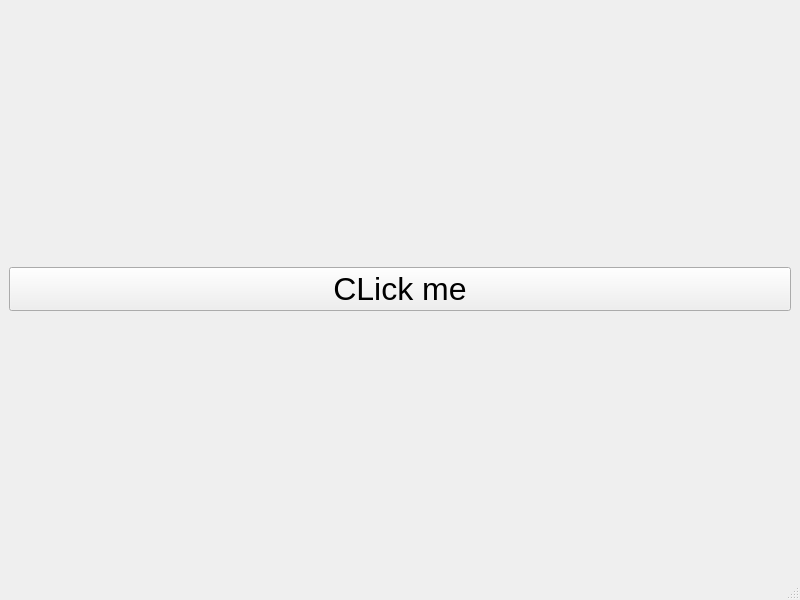
<?xml version="1.0" encoding="UTF-8"?>
<ui version="4.0">
	<class>MainWindow</class>
	<widget class="QMainWindow" name="MainWindow">
		<property name="geometry">
			<rect>
				<x>0</x>
				<y>0</y>
				<width>800</width>
				<height>600</height>
			</rect>
		</property>
		<property name="windowTitle">
			<string>MainWindow</string>
		</property>
		<widget class="QWidget" name="centralwidget">
			<layout class="QGridLayout" name="gridLayout">
				<item row="0" column="0">
					<widget class="QPushButton" name="pushButton">
						<property name="font">
							<font>
								<pointsize>24</pointsize>
							</font>
						</property>
						<property name="text">
							<string>CLick me</string>
						</property>
					</widget>
				</item>
			</layout>
		</widget>
		<widget class="QMenuBar" name="menubar">
			<property name="geometry">
				<rect>
					<x>0</x>
					<y>0</y>
					<width>800</width>
					<height>21</height>
				</rect>
			</property>
		</widget>
		<widget class="QStatusBar" name="statusbar"/>
	</widget>
	<resources/>
	<connections/>
</ui>
